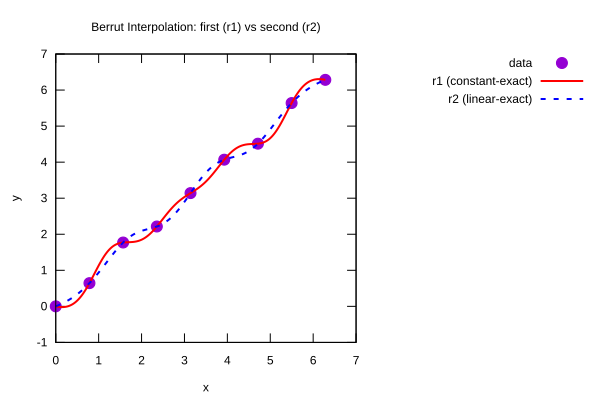

Write gnuplot code to recreate this figure.
# interpolation.gp

set terminal svg size 600,400 dynamic enhanced
set output 'interpolation.svg'

set title "Berrut Interpolation: first (r1) vs second (r2)"
set xlabel "x"
set ylabel "y"
set key outside right

# semi-transparent red for r1, semi-transparent blue for r2
set style line 1 lc rgb '#FF0000' lw 2        # r1: red
set style line 2 lc rgb '#0000FF' lw 2 dt 2   # r2: blue, dashed

plot \
  'Out.txt' index 0 using 1:2 with points pt 7 ps 1.2 title 'data', \
  'Out.txt' index 1 using 1:2 with lines ls 1 title 'r1 (constant-exact)', \
  'Out.txt' index 1 using 1:3 with lines ls 2 title 'r2 (linear-exact)'
